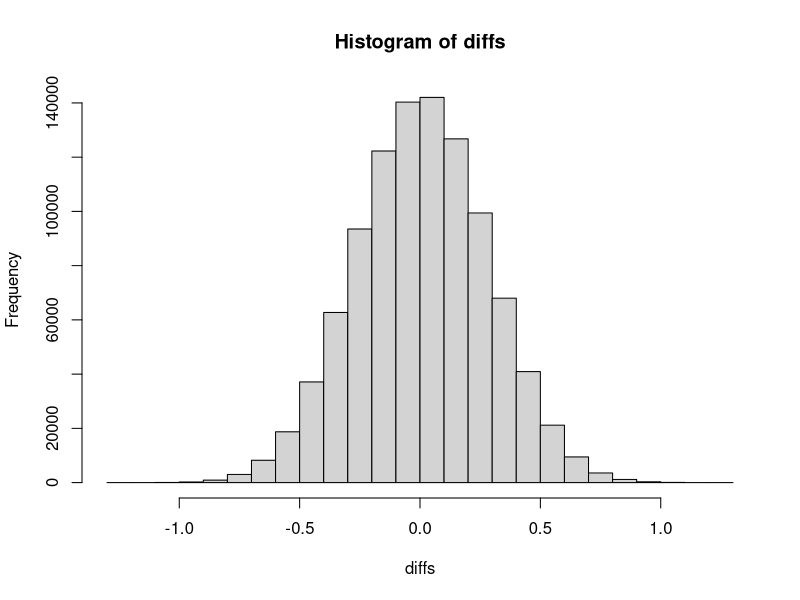

Recreate this plot in R.

# Create the matrix H
p <- 1000
diagonal <- 1-1/p
off_diagonal <- -1/p

G <- matrix(off_diagonal, nrow = p, ncol = p)
diag(G) <- diagonal
print(G)

det(G)

#G_inv <- solve(G)
# Print the inverse matrix H_inv
#print(G_inv)
G
testMx <- matrix(sample(-10:10, p * p, replace = TRUE), nrow = p, ncol = p)

testMx

G %*% testMx %*% G

diffs <- (G %*% testMx %*% G) - testMx

hist(diffs)
mean(diffs)
sd(diffs)

# for negative vals in omega, multiplying by G makes many of them positive and vice versa


# for omega drawn from -10 to 10

#p=100
#> mean(diffs)
#[1] -0.0039
#> sd(diffs)
#[1] 0.8180932

#p=10
#> mean(diffs)
#[1] -0.23
#> sd(diffs)
#[1] 2.428409

#p=1000
#> mean(diffs)
#[1] -0.013319
#> sd(diffs)
#[1] 0.2623388

